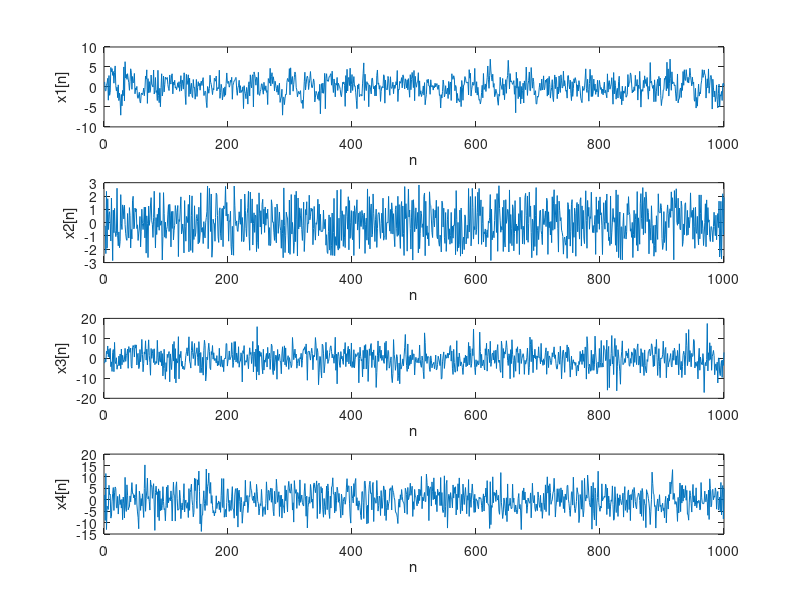
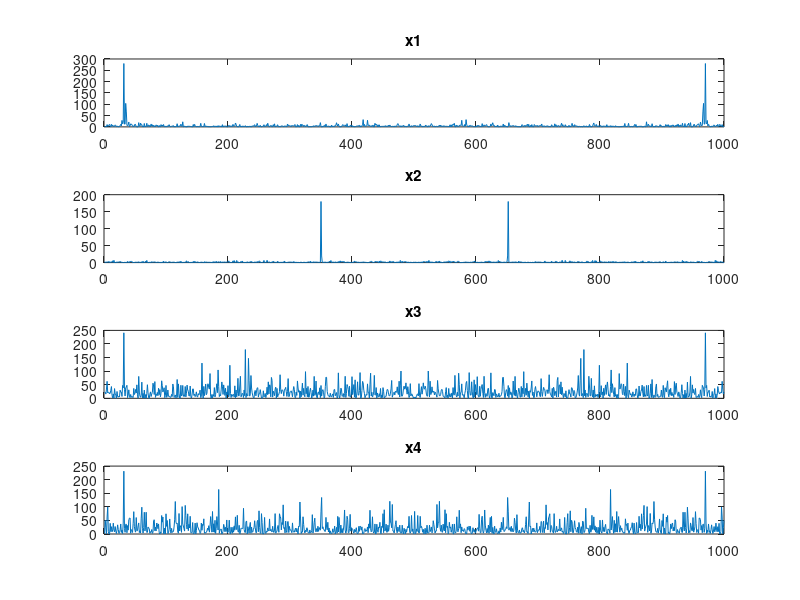
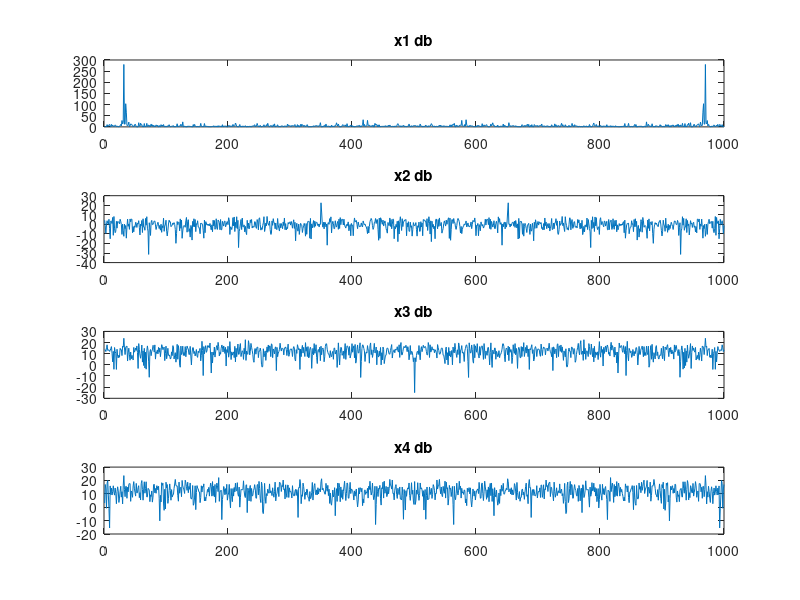
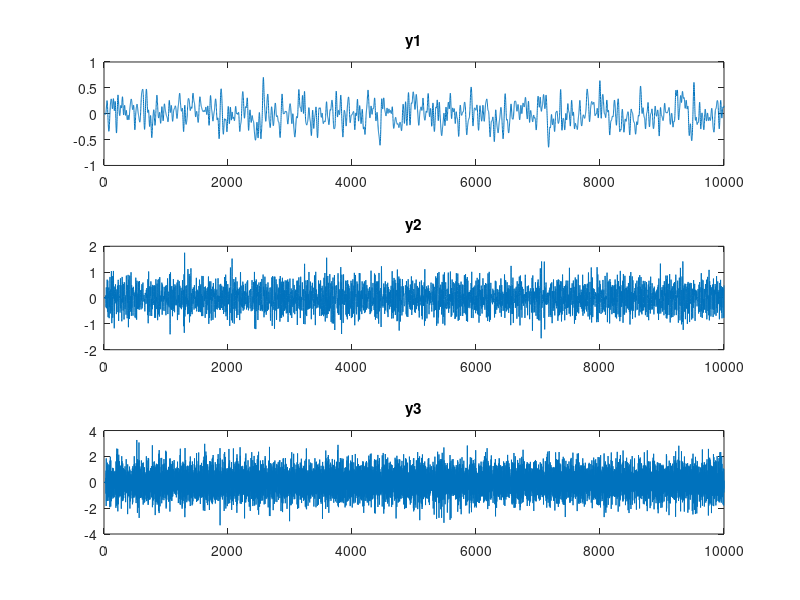

The MATLAB source for these figures, in order:
%Homework 3
%Cris Garcia, Josiah Hamilton, William Vining
clear; close all;

%Initialize Variables
load("noisy_sin.mat");
load("FilterOutput.mat")

%Power - Integrate the PSD estimates and divide by (2*pi).

%%%%%%%%%%%%%%%%%%%%%%%%%%%%%%%%%%%%%%%%%%%%%%%%%%%%%%%%%%

figure
subplot(4,1,1)
plot(x1)
xlabel('n')
ylabel('x1[n]')

subplot(4,1,2)
plot(x2)
xlabel('n')
ylabel('x2[n]')

subplot(4,1,3)
plot(x3)
xlabel('n')
ylabel('x3[n]')

subplot(4,1,4)
plot(x4)
xlabel('n')
ylabel('x4[n]')


N = 1000;
w=((0:N-1)/N*2*pi);




%%%%%%%%%%%%%%%%%%%%%%%%%%%%%%%%%%%%%%%%%%%%%%%%%%%%%%%%%%%%%%%%%
psd1 = (1/N)*(abs(fft(x1))).^2;
psd2 = (1/N)*(abs(fft(x2))).^2;
psd3 = (1/N)*(abs(fft(x3))).^2;
psd4 = (1/N)*(abs(fft(x4))).^2;

[maxvalue1,indexmax1]=max(abs(fft(x1-mean(x1))));
[maxvalue2,indexmax2]=max(abs(fft(x2-mean(x2))));
[maxvalue3,indexmax3]=max(abs(fft(x3-mean(x3))));
[maxvalue4,indexmax4]=max(abs(fft(x4-mean(x4))));


figure
subplot(4,1,1)
plot(psd1)
title('x1')


subplot(4,1,2)
plot(psd2)
title('x2')


subplot(4,1,3)
plot(psd3)
title('x3')

subplot(4,1,4)
plot(psd4)
title('x4')



figure
subplot(4,1,1)
plot(psd1)
title('x1 db')

subplot(4,1,2)
plot(10*log10(psd2))
title('x2 db')

subplot(4,1,3)
plot(10*log10(psd3))
title('x3 db')

subplot(4,1,4)
plot(10*log10(psd4))
title('x4 db')




%%%%%%%%%%%%%%%%%%%%%%%%%%%%%%%%%%%%%%%%%%%%%%%%%%%%%%%%%%%%%%%%%%%%%%%%
figure
subplot(3,1,1)
plot(y1)
title('y1')

subplot(3,1,2)
plot(y2)
title('y2')

subplot(3,1,3)
plot(y3)
title('y3')


figure
subplot(3,1,1)
plot((1/N)*(abs(fft(y1))).^2)
title('y1')

subplot(3,1,2)
plot((1/N)*(abs(fft(y2))).^2)
title('y2')

subplot(3,1,3)
plot((1/N)*(abs(fft(y3))).^2)
title('y3')






